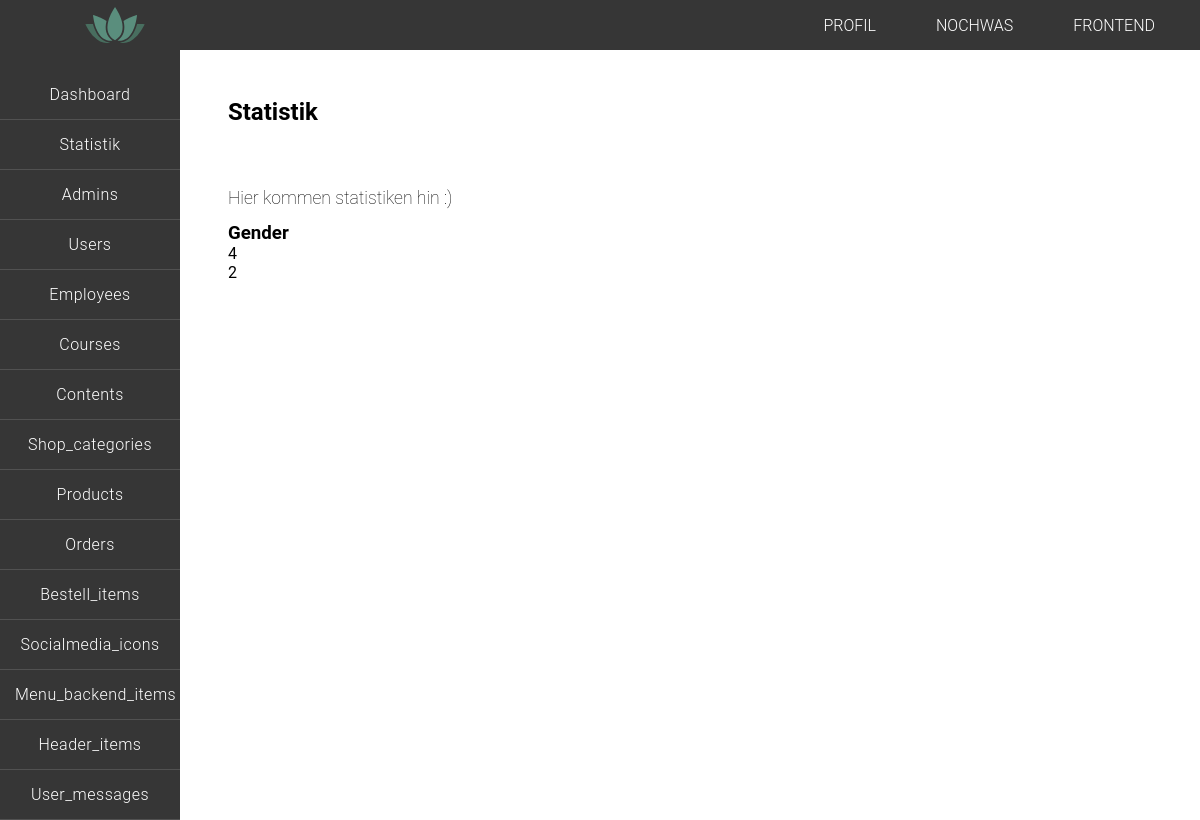
Screenshot of /backend/index.php?page=statistik with the database file from the repository.
### tables this page shows
CREATE TABLE `menu_backend_items` (
  `id` int(11) NOT NULL,
  `item_name` varchar(100) NOT NULL,
  `is_active` tinyint(1) NOT NULL,
  `deleted_at` datetime DEFAULT NULL
);

### functions/statistik_functions.php (called while the page is built)
<?php
function get_gender(){
    global $link;
    $table_name = 'users';
    $col_name = 'gender';
    $count_female = 0;
    $count_male = 0;
    $sql = "SELECT " .$col_name ." FROM " .$table_name;
    $result = mysqli_query($link, $sql);
    $genders = mysqli_fetch_all($result, MYSQLI_ASSOC);
    foreach($genders as $gender){
        switch($gender[$col_name]){
            case 'female':
                $count_female += 1;
                break;
            case 'male':
                $count_male += 1;
                break;
        };
    }
$return = ['female' => $count_female, 'male' => $count_male];
return $return;
}

### functions/backend_functions.php (the view)
<?php
function create_menu_items(){
    global $link;
    $item_name = 'item_name';
    $table_name = 'menu_backend_items';
    $list_item = "";
    $sql = "SELECT " .$item_name ." FROM " .$table_name ;
    $result = mysqli_query($link, $sql);
    $items = mysqli_fetch_all($result, MYSQLI_ASSOC);
    foreach($items as $item){
        $menu_item = ucfirst($item['item_name']);
        $list_item .= "<li><a href=\"index.php?page=" .$item['item_name'] ."\">" .$menu_item ."</a></li>\n\r";
    }
    return $list_item;
}

### backend/header.php (shortened to what this page needs)
<!DOCTYPE html>
<html lang="de">
<head>
    <link rel="stylesheet" href="../css/styles.css">
</head>
<body class="body_backend">
<header class="header_backend">
    <div class=" logo_wrapper">
        <h1 class="logo">
            <a href="index.php?page=dashboard">
            </a>
        </h1>
    </div>
        <ul class="nav_header_backend">
            <li><a href="#">profil</a></li>
            <li><a href="#">nochwas</a></li>
            <li><a href="../index.php?page=home">Frontend</a></li>
        </ul>
</header>
<div class="backend_wrapper">
    <nav class="nav_backend" >
        <ul >
            <?php
            echo create_menu_items(); ?>
        </ul>
    </nav>

### backend/index.php (shortened to what this page needs)
<?php
$views  = ('views/');
$page = isset($_GET["page"]) ? $_GET["page"] : "";
include("../db-connect.php");
include('../functions/backend_functions.php');
include('../functions/statistik_functions.php');
include('header.php');
if( ! isset($_GET['page']) || $_GET['page'] == 'dashboard' ){
    $page = "dashboard";
    $views .= $page .".php";
    include($views);
}elseif($page == "statistik"){
    $views .= $page .".php";
    include($views);
}else{
    $page = $_GET['page'];
    if($page != 'dashboard'){
        include('logic/logic.php');
    }
}
include('footer.php');

### backend/views/statistik.php (shortened to what this page needs)
<section class="content-wrapper_backend">
    <h2 class="main-hl_backend">Statistik</h2>
    <p class="hl_backend">Hier kommen statistiken hin :)</p>
    <section class="pie-chart_wrapper">
        <h3 class ="pie-chart_hl">Gender</h3>
        <div class="pie-chart"><?php echo get_gender()['male'] ?></div>
        <div class="pie-chart"><?php echo get_gender()['female'] ?></div>
    </section>
</section>

### backend/footer.php (shortened to what this page needs)
        </div>
    </body>
</html>

### css/styles.css (style rules this page uses)
* { margin: 0; padding: 0; list-style: none; text-decoration: none; font-family: 'roboto', sans-serif; box-sizing: border-box; }
html { position: relative; min-height: 100%; }
p { line-height: 6vh; font-size: 1.1em; font-weight: 100; }
a { color: inherit; display: inline-block; }
.main h2, h3 { text-align: center; }
.logo, .cart { width: 60px; height: 50px; background-repeat: no-repeat; background-position: center; text-indent: -99999px; }
.logo { background-image: url(../img/logo.svg); background-size: cover; margin-left: 50px; }
.logo a, .cart a { display: block; height: 100%; }
.header_backend { height: 50px; width: 100%; background-color: #363636; display: flex; justify-content: space-between; }
.nav_header_backend { display: flex; align-items: center; }
.nav_header_backend li { display: flex; flex-direction: column; justify-content: center; font-weight: 300; text-transform: uppercase; margin-right: 30px; }
.nav_header_backend a { color: white; transition: all 0.2s ease-in-out; padding: 15px; height: 100%; }
.logo_wrapper { width: 180px; display: flex; justify-content: center; }
.backend_wrapper { display: flex; width: 100vw; }
.nav_backend { background-color: #363636; height: 100%; width: 180px; font-weight: 300; letter-spacing: 0.5px; }
.nav_backend ul { padding-top: 20px; }
.nav_backend li { border-bottom: 1px solid #515151; }
.nav_backend a { color: white; transition: all 0.4s linear; padding: 15px; width: 100%; text-align: center; }
.content-wrapper_backend { width: 100%; padding: 3em; }
.main-hl_backend { padding: 0; margin-bottom: 2em; display: flex; justify-content: flex-start; }
.pie-chart_wrapper { width: 30vw; }
.pie-chart_hl { text-align: left; }

### rows the page displays
menu_backend_items: item_name "Dashboard"
menu_backend_items: item_name "Statistik"
menu_backend_items: item_name "Admins"
menu_backend_items: item_name "Users"
menu_backend_items: item_name "Employees"
menu_backend_items: item_name "Courses"
menu_backend_items: item_name "Contents"
menu_backend_items: item_name "Shop_categories"
menu_backend_items: item_name "Products"
menu_backend_items: item_name "Orders"
menu_backend_items: item_name "Bestell_items"
menu_backend_items: item_name "Socialmedia_icons"
menu_backend_items: item_name "Menu_backend_items"
menu_backend_items: item_name "Header_items"
menu_backend_items: item_name "User_messages"

### other values shown
get_gender()['male'] "4"
get_gender()['female'] "2"
